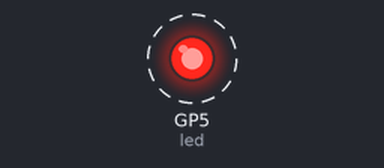
A program run on a simulated Raspberry Pi Pico running MicroPython. Parts: output pins drawn as LEDs (lit = HIGH). Wiring (from the project's diagram.json): red LED on GP5. Dashed ring = blinking.

Above: at 0.5 s.
Timing chart, 0 to 4.6 s (numbered marks = the images above):
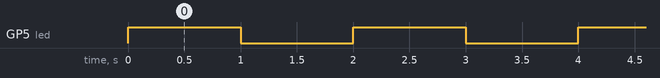

The program:

main.py
```python
from machine import Pin
import time

led = Pin(5, Pin.OUT)
while True:
  led.value(1)    # Nivel alto (enciende LED)
  time.sleep(1)   # Espera 1 segundo
  led.value(0)    # Nivel bajo (apaga LED)
  time.sleep(1)   # Espera 1 segundo
```

Measured:
- by itself, GP5 (led): alternates HIGH for 1.0 s and LOW for 1.0 s
